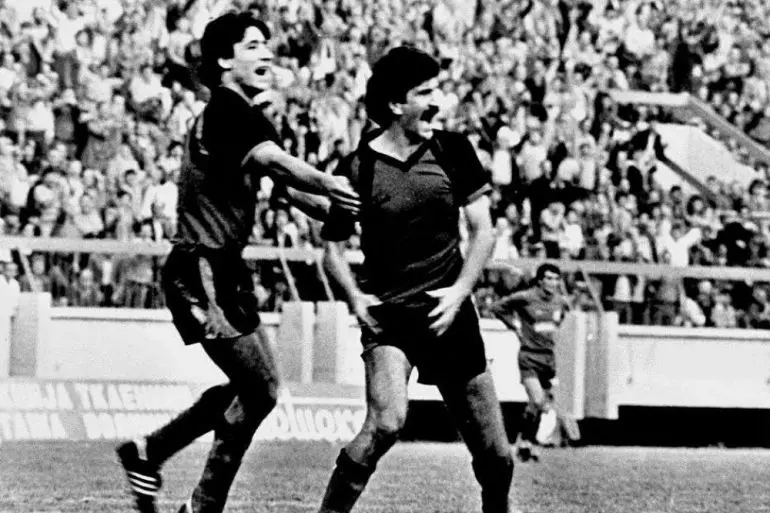
#> input picture img/ringov_src.png, 770 x 513 px
$ python grade2.py
#> lines starting #> are read from the running program, lines starting #| are printed output that depends on the picture
# Restored-colour grade of the B&W source (no AI; positional + luminance tinting)
from PIL import Image, ImageOps, ImageEnhance, ImageFilter, ImageDraw, ImageChops
import math

src = Image.open(r'img/ringov_src.png').convert('RGB')
#> src is the input picture: PIL image 770x513 RGB; mean R, G, B 125.1, 125.1, 125.1
W,H = src.size                       # 770 x 513
#> W = 770; H = 513
# portrait-friendly crop centred on the two foreground players
crop = src.crop((40, 8, int(W*0.74), H))
cw,ch = crop.size
#> cw = 529; ch = 505
scale = 3.2
big = crop.resize((int(cw*scale), int(ch*scale)), Image.LANCZOS)
big = big.filter(ImageFilter.UnsharpMask(radius=2.0, percent=80, threshold=2))
bw,bh = big.size
#> bw = 1692; bh = 1616

# luminance, contrast
L = ImageOps.grayscale(big)
L = ImageOps.autocontrast(L, cutoff=1)
lut=[]
for i in range(256):
    x=i/255.0
    y=x*x*(3-2*x)
    y=0.06+0.90*y
    lut.append(max(0,min(255,int(y*255))))
L = L.point(lut)

# base "faded colour film": near-neutral warm (de-sepia, light)
base = ImageOps.colorize(L, black=(26,22,26), mid=(132,120,104), white=(246,242,231)).convert('RGB')

# gentle global warmth + low saturation lift
r,g,b = base.split()
r = r.point(lambda v:min(255,int(v*1.05)))
b = b.point(lambda v:int(v*0.96))
base = Image.merge('RGB',(r,g,b))

# --- GRASS: green tint in the lower band where tone is mid (pitch) ---
grad = Image.new('L',(bw,bh),0); gd=ImageDraw.Draw(grad)
#> after `grad = Image.new('L', (bw, bh), 0)`: grad: PIL image 1692x1616 L; every value is 0
for y in range(bh):
    t=(y/bh-0.70)/0.30          # ramps 0..1 over bottom 30%
    v=int(max(0,min(1,t))*255)
    gd.line([(0,y),(bw,y)], fill=v)
# only where luminance is mid (grass), not the dark shorts/socks
midmask = L.point(lambda v: 255 if 60<v<185 else 0).filter(ImageFilter.GaussianBlur(3))
grassmask = ImageChops.multiply(grad, midmask).point(lambda v:int(v*0.85))
green = Image.new('RGB',(bw,bh),(74,104,46))
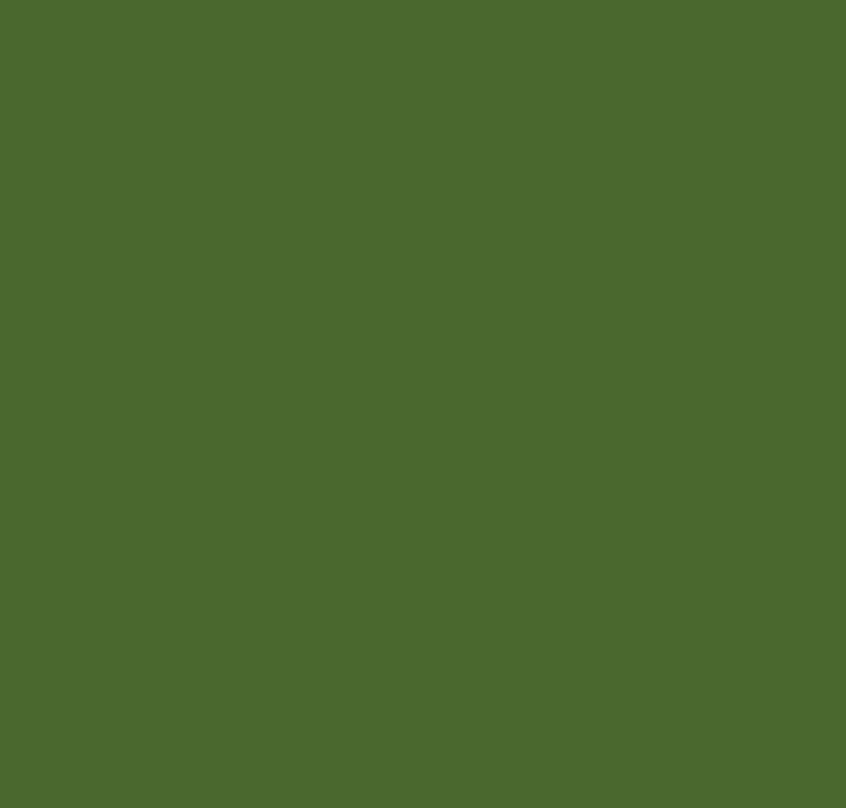
#> green: PIL image 1692x1616 RGB (shown at 1/2 size); mean R, G, B 74, 104, 46
base = Image.composite(Image.blend(base, green, 0.55), base, grassmask)
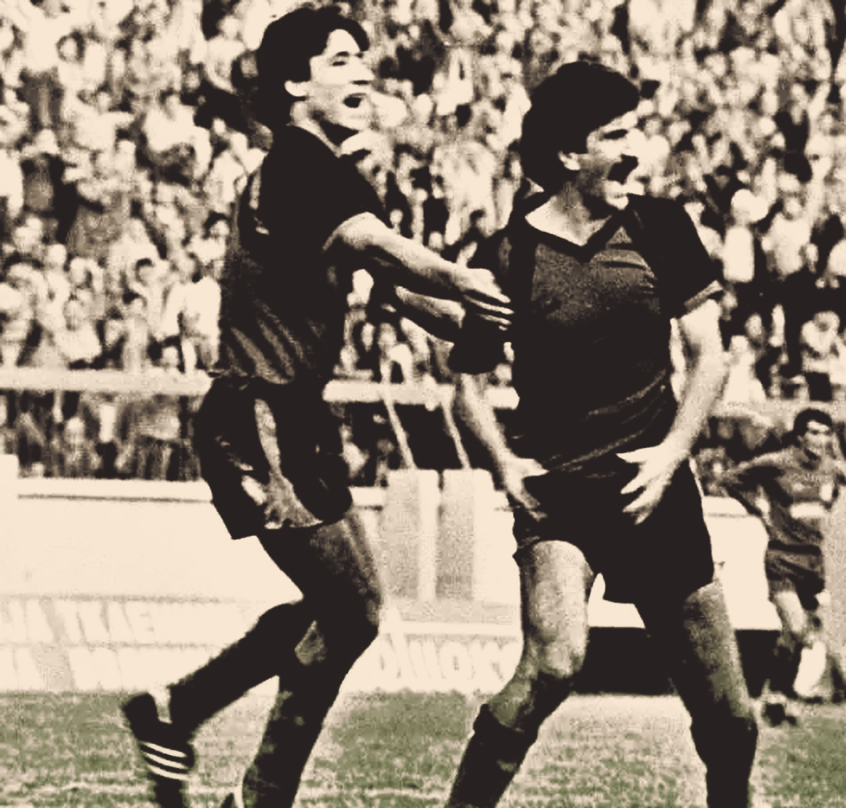
#> base: PIL image 1692x1616 RGB (shown at 1/2 size); mean R, G, B 139.9, 128.1, 114.5

# --- subtle skin warmth in upper-mid highlights (faces/arms) ---
hi = L.point(lambda v: 255 if 150<v<210 else 0).filter(ImageFilter.GaussianBlur(2))
# limit to upper 55% (where players' upper bodies are)
topgrad = Image.new('L',(bw,bh),0); td=ImageDraw.Draw(topgrad)
for y in range(bh):
    v = 255 if y < bh*0.55 else max(0,int(255*(1-(y/bh-0.55)/0.2)))
    td.line([(0,y),(bw,y)], fill=v)
skinmask = ImageChops.multiply(hi, topgrad).point(lambda v:int(v*0.35))
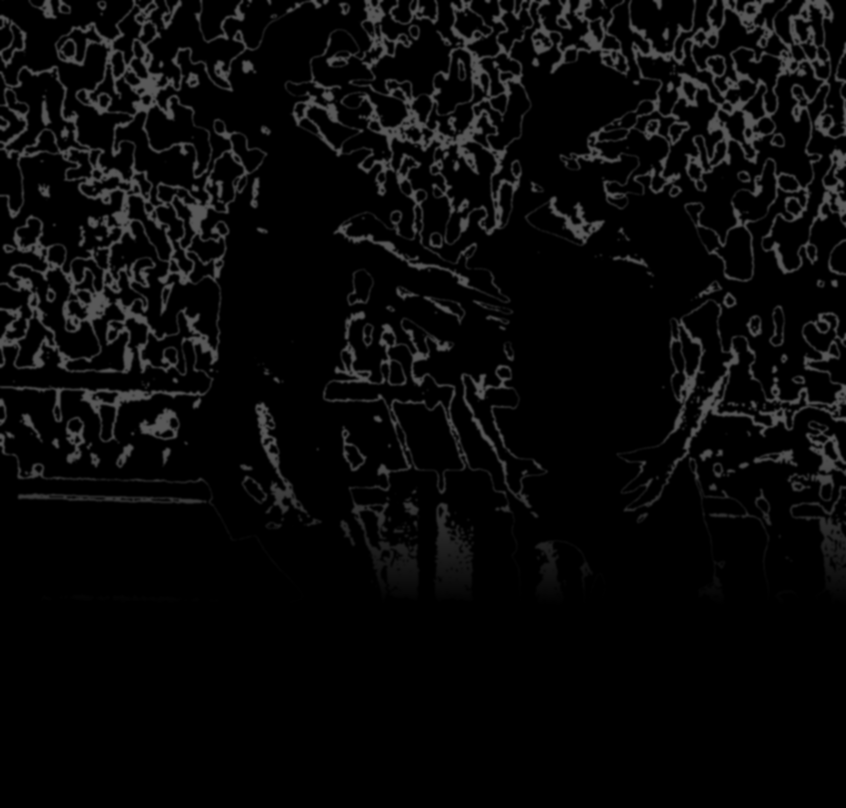
#> skinmask: PIL image 1692x1616 L (shown at 1/2 size); min 0, max 89, mean 8.4
skin = Image.new('RGB',(bw,bh),(214,164,128))
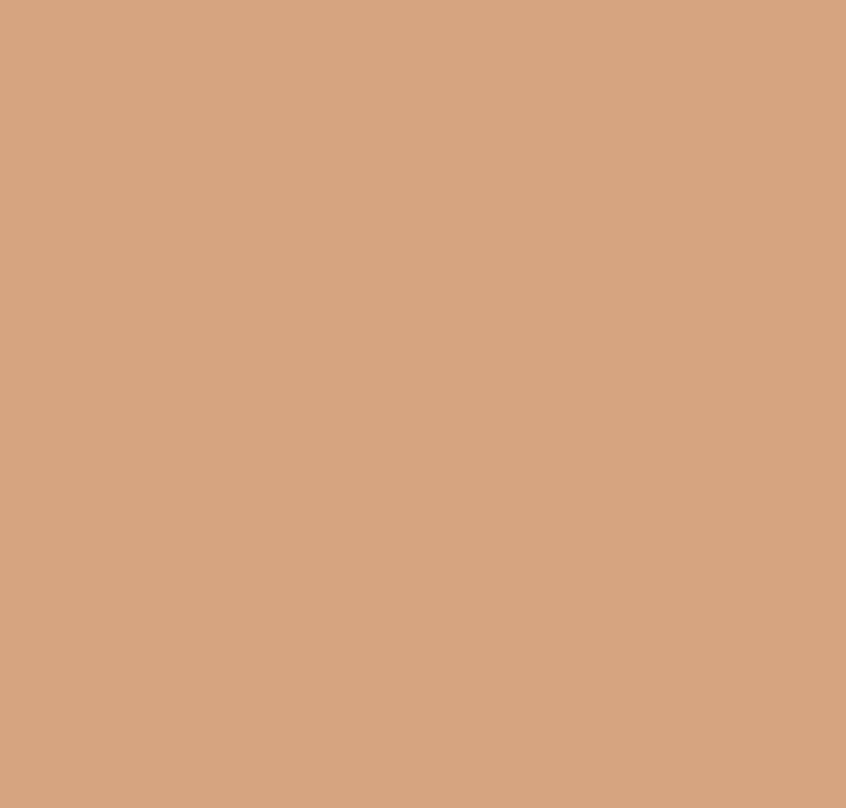
#> skin: PIL image 1692x1616 RGB (shown at 1/2 size); mean R, G, B 214, 164, 128
base = Image.composite(Image.blend(base, skin, 0.5), base, skinmask)

# overall saturation + contrast
base = ImageEnhance.Color(base).enhance(1.18)
base = ImageEnhance.Contrast(base).enhance(1.05)
base = ImageEnhance.Brightness(base).enhance(1.02)

# film grain (subtle — restored archival)
noise = Image.effect_noise((bw,bh), 14).convert('L')
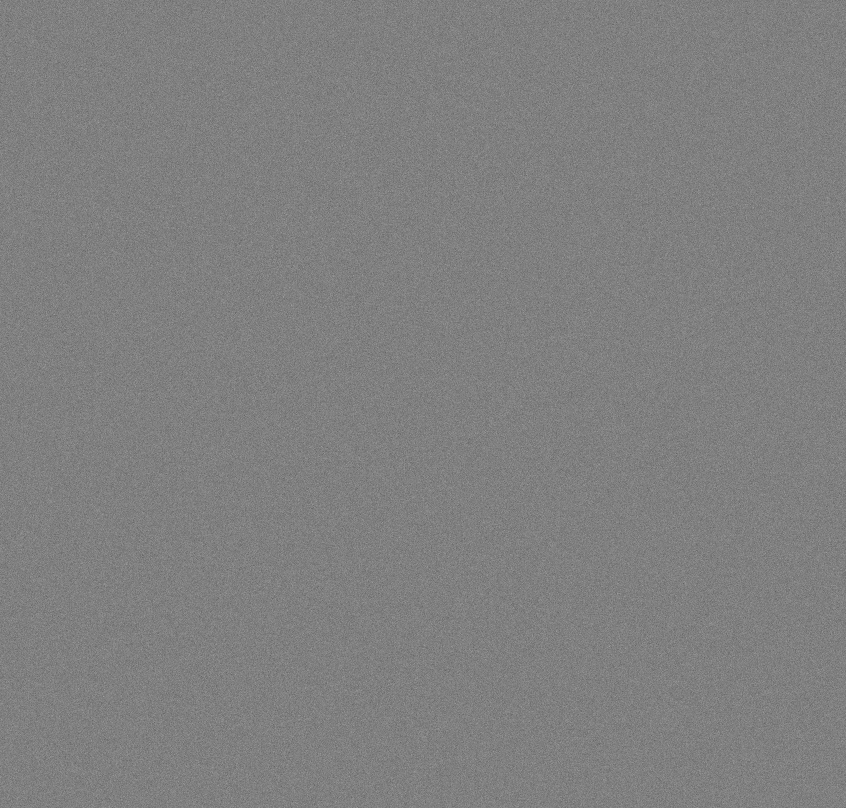
#> noise: PIL image 1692x1616 L (shown at 1/2 size); min 53, max 193, mean 127.5
noise = noise.point(lambda v:int((v-128)*0.45+128))
base = Image.blend(base, Image.merge('RGB',(noise,noise,noise)), 0.05)

# soft vignette
vig = Image.new('L',(bw,bh),0); vd=ImageDraw.Draw(vig)
vd.ellipse((-bw*0.22,-bh*0.18,bw*1.22,bh*1.18), fill=255)
vig = vig.filter(ImageFilter.GaussianBlur(bw*0.13))
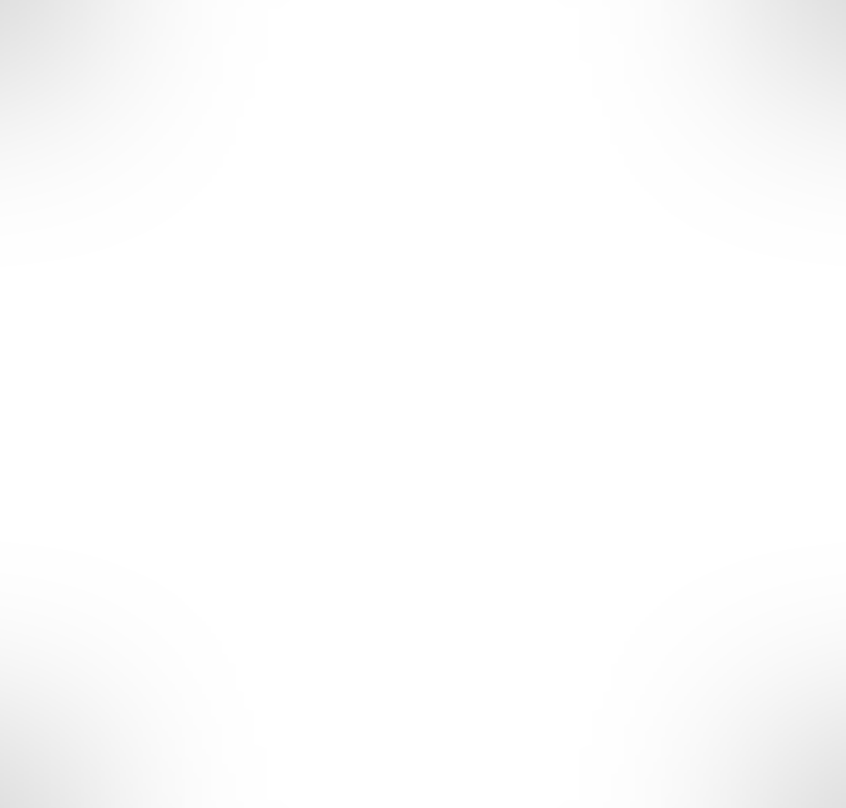
#> vig: PIL image 1692x1616 L (shown at 1/2 size); min 224, max 255, mean 252.7
dark = ImageEnhance.Brightness(base).enhance(0.78)
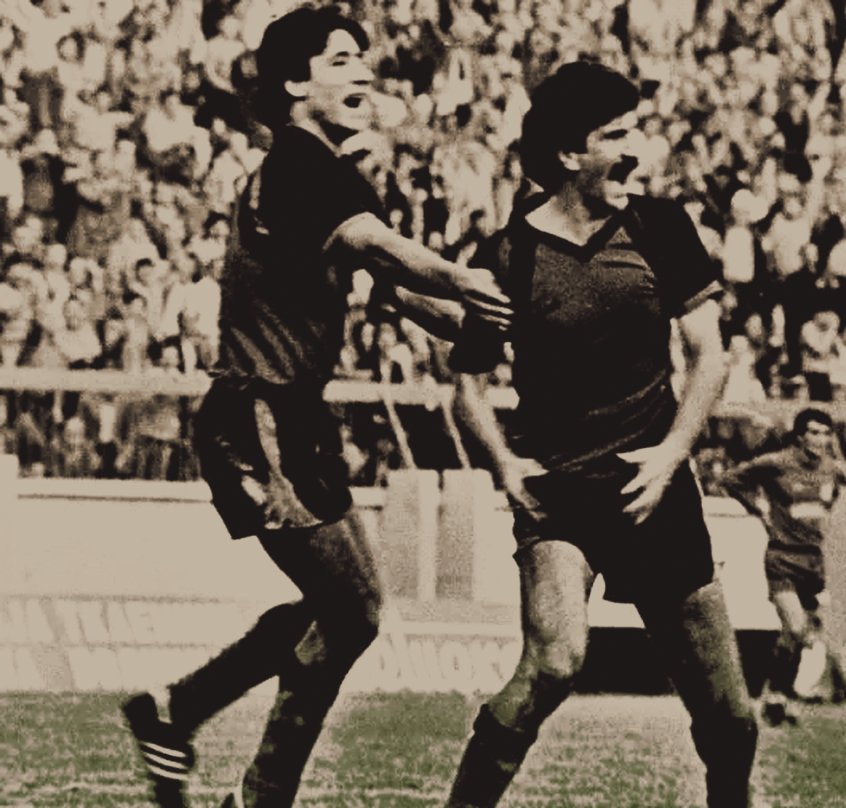
#> dark: PIL image 1692x1616 RGB (shown at 1/2 size); mean R, G, B 110.4, 99.3, 86.3
base = Image.composite(base, dark, vig)

base.save(r'img/ringov_color.jpg', quality=92, dpi=(300,300))
print('color', base.size)
#| color (1692, 1616)

# --- pull the two bottom story thumbnails from the reference comp ---
#> (the run stopped early here; a loop or call above may not have finished)
